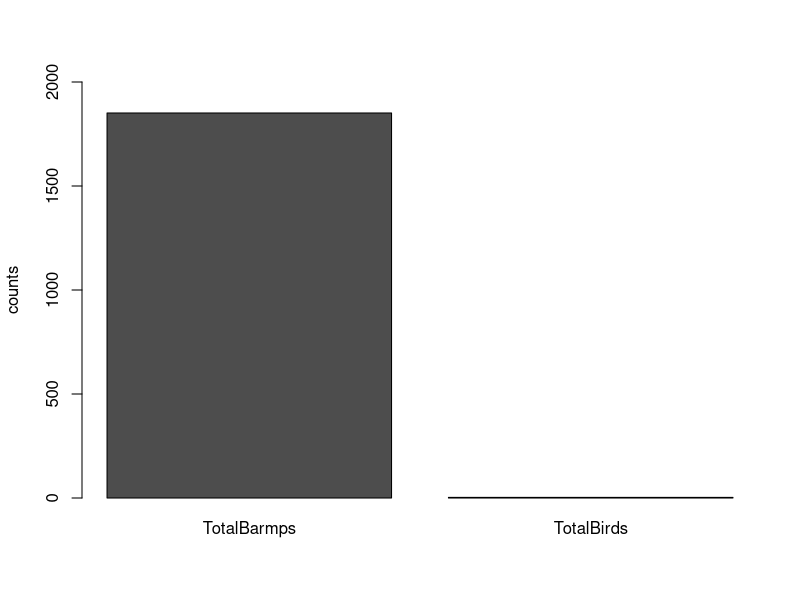
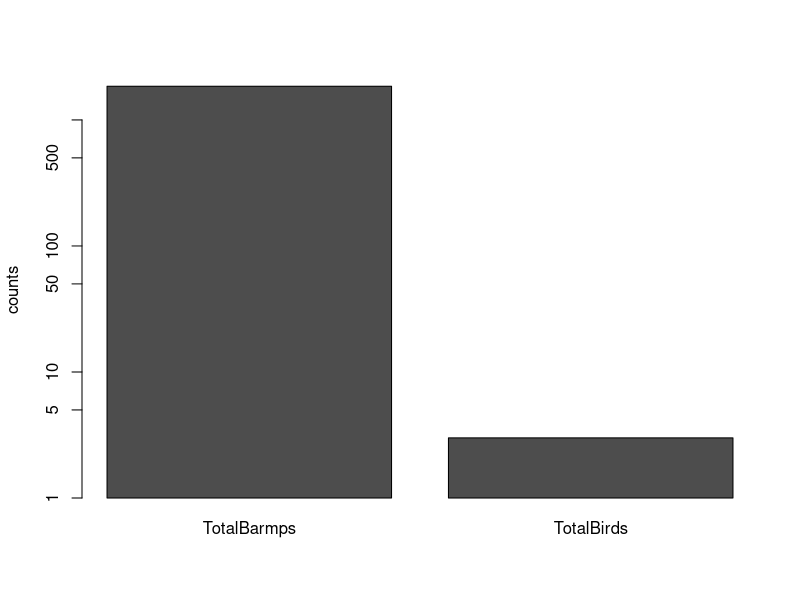
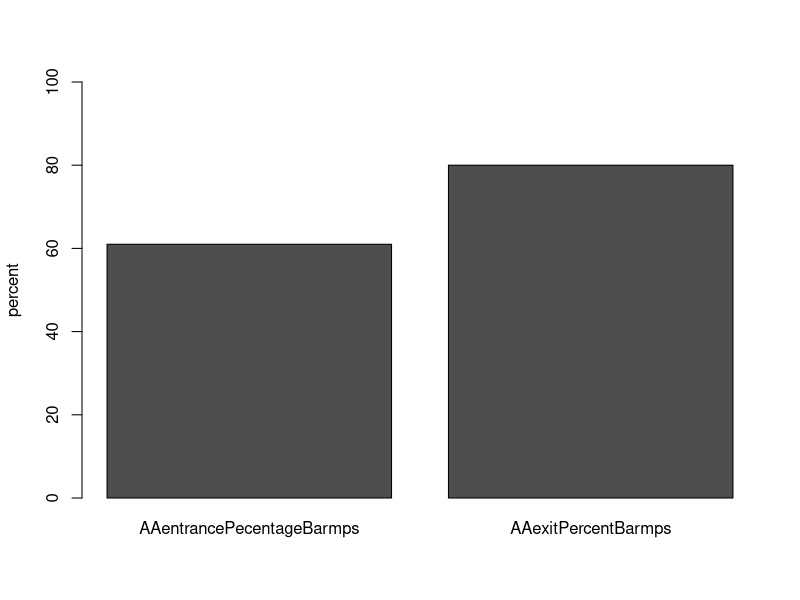
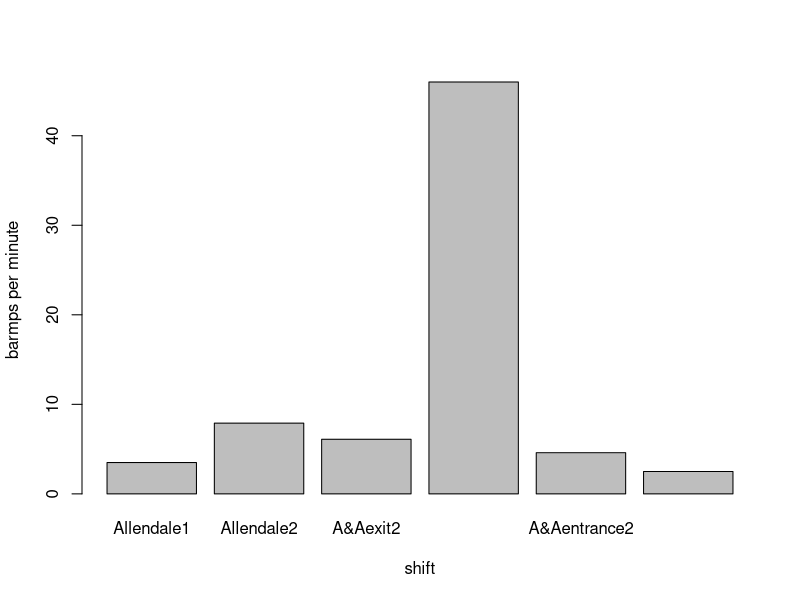

Generate these figures, in order, with R:
#Load the traffic count data (four 10-minute samples of cars passing Arts&Admin)
#Data taken Feb. 2, 2023 on the 2nd picket line shift (10:30 am -1 pm)

#Load the libraries needed
library(dplyr)
library(ggplot2)

#Read in the data

barmps <- read.csv("BarmpData_MUNFA.csv")

#Calculate totals Barmps to Birds

TotalBarmps <- sum(barmps$barmps) 
TotalBirds <- sum(barmps$birds)

Ratio <- TotalBarmps/TotalBirds

counts<- cbind(TotalBarmps, TotalBirds)
barplot(counts, ylab = "counts", ylim = c(0,2000))

barplot(counts, ylab = "counts", ylim = c(1,2000), log = "y")

AAexitPercentBarmps <- 80
AAentrancePecentageBarmps <- 61

Percentages <- cbind(AAentrancePecentageBarmps, AAexitPercentBarmps)
barplot(Percentages, ylab = "percent", ylim = c(0,100))

shifts <- cbind(barmps$LocationShift)
barplot(barmps$barmpsPerMinute, names = shifts, xlab = "shift", ylab = "barmps per minute")
